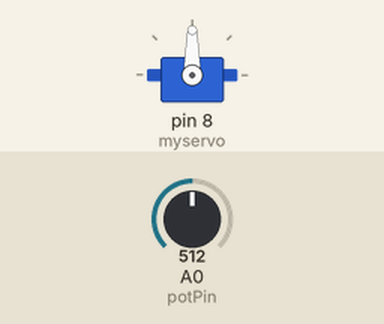
Simulated run of this sketch. Board: Arduino Uno, built with avr-gcc and run on an emulated ATmega328P. On the bench: servo. Inputs (shaded band) come from the test bench; at power-on: A0 (potPin) = 512.

Above: at 1.2 s.
1.3 s: A0 (potPin) set to 716
At 2.3 s:
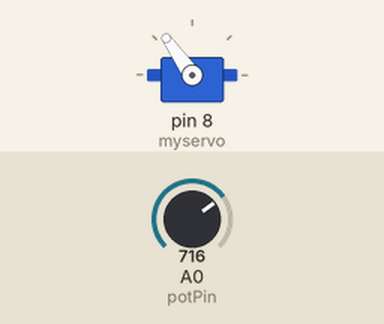
2.8 s: A0 (potPin) set to 900
At 3.2 s:
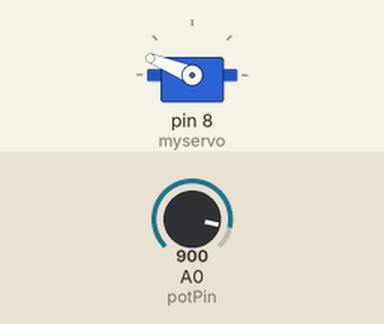
4.3 s: A0 (potPin) set to 1023
At 4.6 s:
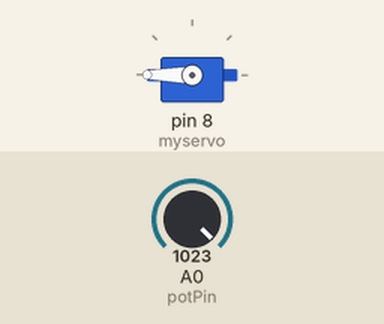
5.8 s: A0 (potPin) set to 306
At 6.7 s:
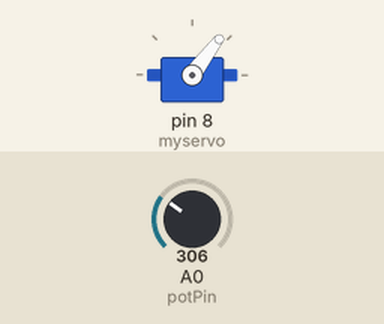
7.3 s: A0 (potPin) set to 122
At 8.1 s:
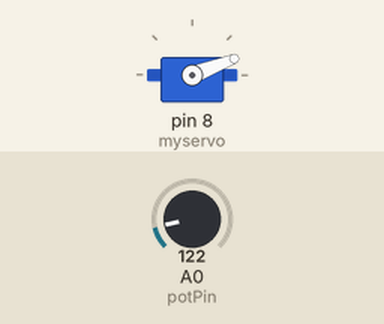
Timing chart, 0 to 9.8 s (numbered marks = the images above; inputs shaded):
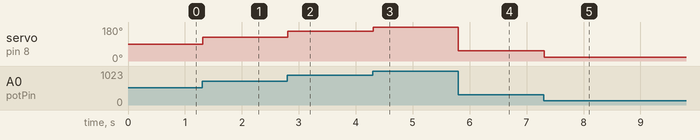

The sketch:

ServoContinuo.ino
```cpp
/*
 * Programa para controlar velocidad de un servo continuo
 * en función de un potenciómetro
 * Diciembre de 2017
 * Jose Pujol
 * Basado en programa Knob IDE Arduino- Michal Rinott
 */

// incluye la libreria servo
#include <Servo.h>
// crea el objeto myservo tipo servo
Servo myservo;

const int potPin = A0;  // pin de conexion de potenciometro
int potValue=0;    // variable para alamacenar el valor del potenciometro
int vel = 0; // velocidad del servo

void setup()
{
  myservo.attach(8);   // vincula el servo al pin digital 8
}

void loop()
{
  potValue = analogRead(potPin);   // lectura del potenciometro 0-1023
  vel = map(potValue, 0, 1023, 0, 180);   // convierte el potenciometro a valor velocidad 0-180
  myservo.write(vel);   // velocidad del servo
  delay(15);  // tiempo de espera para que el servo alcance la posicion
}
```

Measured:
- after the input at 1.3 s, servo on pin 8 (myservo): 90° → 125° at once
- after the input at 2.8 s, servo on pin 8 (myservo): 125° → 158° at once
- after the input at 4.3 s, servo on pin 8 (myservo): 158° → 180° at once
- after the input at 5.8 s, servo on pin 8 (myservo): 180° → 53° at once
- after the input at 7.3 s, servo on pin 8 (myservo): 53° → 21° at once
